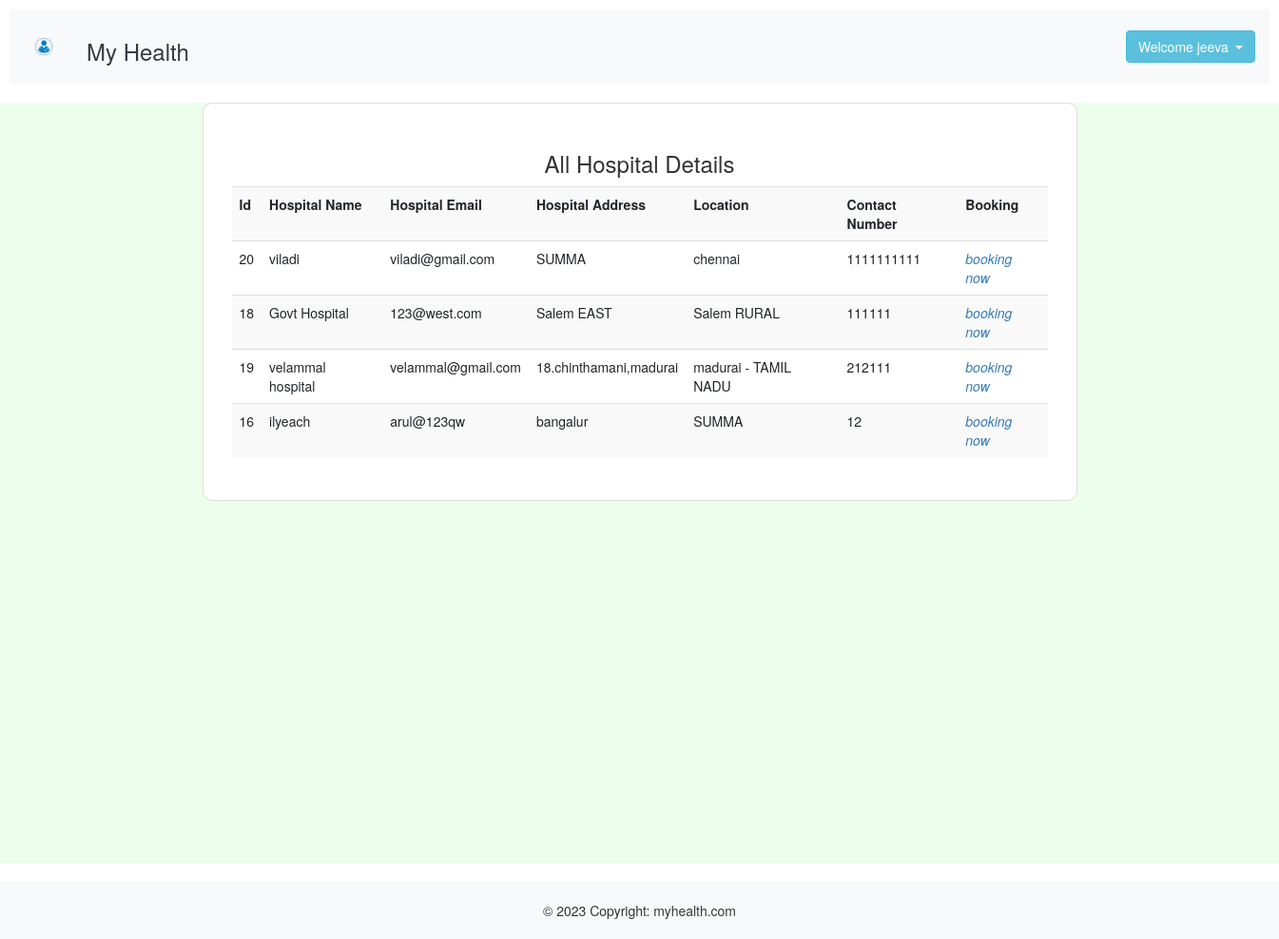
Screenshot of /viewhospital.php (signed in) with the database file from the repository.
### tables this page shows
CREATE TABLE IF NOT EXISTS `patient_details` (
  `patient_id` tinyint NOT NULL AUTO_INCREMENT,
  `patient_name` varchar(100) NOT NULL,
  `user_name` varchar(50) NOT NULL,
  `email_id` varchar(150) NOT NULL,
  `dob` varchar(50) NOT NULL,
  `contact_number` varchar(12) NOT NULL,
  `gender` varchar(50) NOT NULL,
  `address` varchar(200) NOT NULL,
  `password` varchar(50) NOT NULL,
  `created_at` timestamp NOT NULL,
  `update_at` timestamp NOT NULL,
  PRIMARY KEY (`patient_id`)
);

CREATE TABLE IF NOT EXISTS `hospital_details` (
  `hospital_id` tinyint NOT NULL AUTO_INCREMENT,
  `hospital_name` varchar(50) NOT NULL,
  `hospital_address` varchar(150) NOT NULL,
  `email_id` varchar(150) NOT NULL,
  `location` varchar(150) NOT NULL,
  `contact_number` varchar(12) NOT NULL,
  `created_at` timestamp NOT NULL DEFAULT CURRENT_TIMESTAMP,
  `update_at` timestamp NOT NULL DEFAULT CURRENT_TIMESTAMP,
  PRIMARY KEY (`hospital_id`)
);

### admin/db.php (called while the page is built, shortened)
<?php
class database
{
	public function dbConnection()
	{
		$servername = "localhost";
		$username = "root";
		$password = "test";
		$database = "myhealth";
		$conn = new mysqli($servername, $username, $password, $database);
		return $conn;
	}
}
?>

### viewhospital.php (the view, shortened to what this page needs)
<!doctype html>
<html lang="en">
<?php
if ($_SESSION["username"]) {
    ?>
    <?php include('admin/adminhead.php');  ?>
    <body>
    <?php
    include('header.php');
    ?>
    <section style="background-color: #ECFFEC; flex: 1; margin-bottom: 80px; height: 100vh;">
        <div class="container">
            <div class="row d-flex justify-content-center align-items-center h-100">
                <div class="col col-xl-10">
                    <div class="card" style="border-radius: 1rem;">
                        <div class="card-body p-4 p-lg-5 text-black">
                            <h3 class="text-center">All Hospital Details</h3>
                            <div class="table-responsive">
                                <table class="table table-striped mb-4" style="width: 100%;">
                                    <tr>
                                        <th>Id</th>
                                        <th>Hospital Name</th>
                                        <th>Hospital Email</th>
                                        <th>Hospital Address</th>
                                        <th>Location</th>
                                        <th>Contact Number</th>
                                        <th>Booking</th>
                                    </tr>
                                    <?php
                                    $query = "SELECT * FROM hospital_details";
                                    $result = mysqli_query($object->dbConnection(), $query);
                                    if ($result->num_rows > 0) {
                                        while ($row = $result->fetch_assoc()) {
                                            echo "<tr>
                                                    <td>" . $row['hospital_id'] . "</td>
                                                    <td>" . $row['hospital_name'] . "</td>
                                                    <td>" . $row['email_id'] . "</td>
                                                    <td>" . $row['hospital_address'] . "</td>
                                                    <td>" . $row['location'] . "</td>
                                                    <td>" . $row['contact_number'] . "</td>
                                                    <td><a class='booking' title='Booking' data-toggle='tooltip' href='add_hos.php?id=" . $row['hospital_id'] . "'><i class=''>booking now</i></a></td>
                                                </tr>";
                                        }
                                    } else {
                                        echo "<tr><td colspan='8'>0 results</td></tr>";
                                    }
                                    ?>
                                </table>
                            </div>
                        </div>
                    </div>
                </div>
            </div>
        </div>
    </section>
    <footer style="background-color: #f8f9fa; padding: 10px; position: fixed; bottom: 0; width: 100%;">
        <?php include('footer.php'); ?>
    <?php
} else {
    header("Location: login.php");
}
?>
</body>
</html>

### header.php (shortened to what this page needs)
<?php
include('admin/db.php');
$object = new database();
?>
<div id="header">
    <header class="bg-white text-white">
        <div class="m-3">
            <nav class="navbar navbar-expand-lg navbar-light bg-light">
                <div class="container-fluid">
                    <a href="home.php">
                        <img class="navbar-brand" src="admin/images/logo1.png" width="50" height="50" />
                    </a>
                    <h3 class="text-dark nav-item nav-link active" style="white-space: nowrap;">My Health</h3>
                    <div class="collapse navbar-collapse" id="navbarCollapse">
                        <div class="navbar-nav">
                            <a href="index.php" class="nav-item nav-link active"></a>
                            <div class="row align-items col-md-2">
                                <div class="navbar-nav ms-auto">
                                    <?php
                                    if (isset($_SESSION['username'])) {
                                        $username = $_SESSION['username'];
                                        $query = "SELECT patient_name FROM patient_details WHERE email_id = '$username'";
                                        $result = mysqli_query($object->dbConnection(), $query);
                                        if ($result && mysqli_num_rows($result) > 0) {
                                            $row = mysqli_fetch_assoc($result);
                                            $userName = $row['patient_name'];
                                    ?>
                                    <div class="btn-group" style="margin-left: 950px;">
    <button type="button" class="btn btn-info dropdown-toggle" data-toggle="dropdown" style="white-space: nowrap;">
        Welcome <?php echo $userName; ?>
    </button>
</div>
                                    <?php
                                        }
                                    }
                                    ?>
                                </div>
                            </div>
                        </div>
                    </div>
                </div>
            </nav>
        </div>
    </header>
</div>

### rows the page displays
patient_details: patient_name "jeeva"
hospital_details: hospital_id "20", hospital_name "viladi", email "viladi@gmail.com", hospital_address "SUMMA", location "chennai", contact_number "1111111111"
hospital_details: hospital_id "18", hospital_name "Govt Hospital", email "123@west.com", hospital_address "Salem EAST", location "Salem RURAL", contact_number "111111"
hospital_details: hospital_id "19", hospital_name "velammal hospital", email "velammal@gmail.com", hospital_address "18.chinthamani,madurai", location "madurai - TAMIL NADU", contact_number "212111"
hospital_details: hospital_id "16", hospital_name "ilyeach", email "arul@123qw", hospital_address "bangalur", location "SUMMA", contact_number "12"
